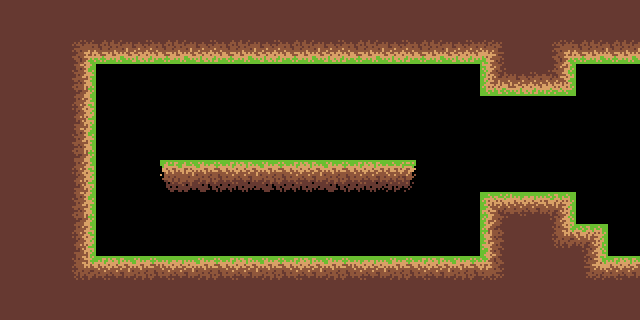

A level layout from a 2D game, rendered from its tile map. Below: a short description, then the map file with its tile-grid data intact:
An orthogonal 20x10 tile map with 32x32 px tiles, 1 tile layer (Tile Layer 1) and 7 objects.

<map version="1.0" orientation="orthogonal" renderorder="right-up" width="20" height="10" tilewidth="32" tileheight="32" nextobjectid="20">
 <tileset firstgid="1" name="ground" tilewidth="32" tileheight="32" tilecount="70" columns="10">
  <image source="../../Tilemaps/ground_sprites.png" width="320" height="224" />
 </tileset>
 <layer name="Tile Layer 1" width="20" height="10">
  <data encoding="csv">
1,1,1,1,1,1,1,1,1,1,1,10,10,10,10,10,10,10,10,10,
1,1,2,3,4,3,4,5,6,7,8,7,6,7,8,9,10,2,3,7,
1,1,21,0,0,0,0,0,0,0,0,0,0,0,0,19,4,12,0,0,
1,1,31,0,0,0,0,0,0,0,0,0,0,0,0,0,0,0,0,0,
1,1,41,0,0,0,0,0,0,0,0,0,0,0,0,0,0,0,0,0,
1,1,31,0,0,33,34,35,36,37,36,37,38,0,0,0,0,0,0,0,
1,1,21,0,0,0,0,0,0,0,0,0,0,0,0,59,65,52,0,0,
1,1,31,0,0,0,0,0,0,0,0,0,0,0,0,40,70,51,52,0,
1,1,51,63,64,65,66,67,68,63,64,65,66,67,68,69,70,61,62,63,
1,1,70,70,70,70,70,70,70,70,70,70,70,70,70,70,70,70,70,70
</data>
 </layer>
 <objectgroup name="Colliders">
  <object id="6" x="0" y="0" width="96" height="320" />
  <object id="9" x="96" y="0" width="544" height="64" />
  <object id="10" x="96" y="256" width="544" height="64" />
  <object id="14" x="480" y="192" width="96" height="64" />
  <object id="16" x="576" y="224" width="32" height="32" />
  <object id="17" x="160" y="160" width="256" height="32" />
  <object id="19" x="480" y="64" width="96" height="32" />
 </objectgroup>
</map>
